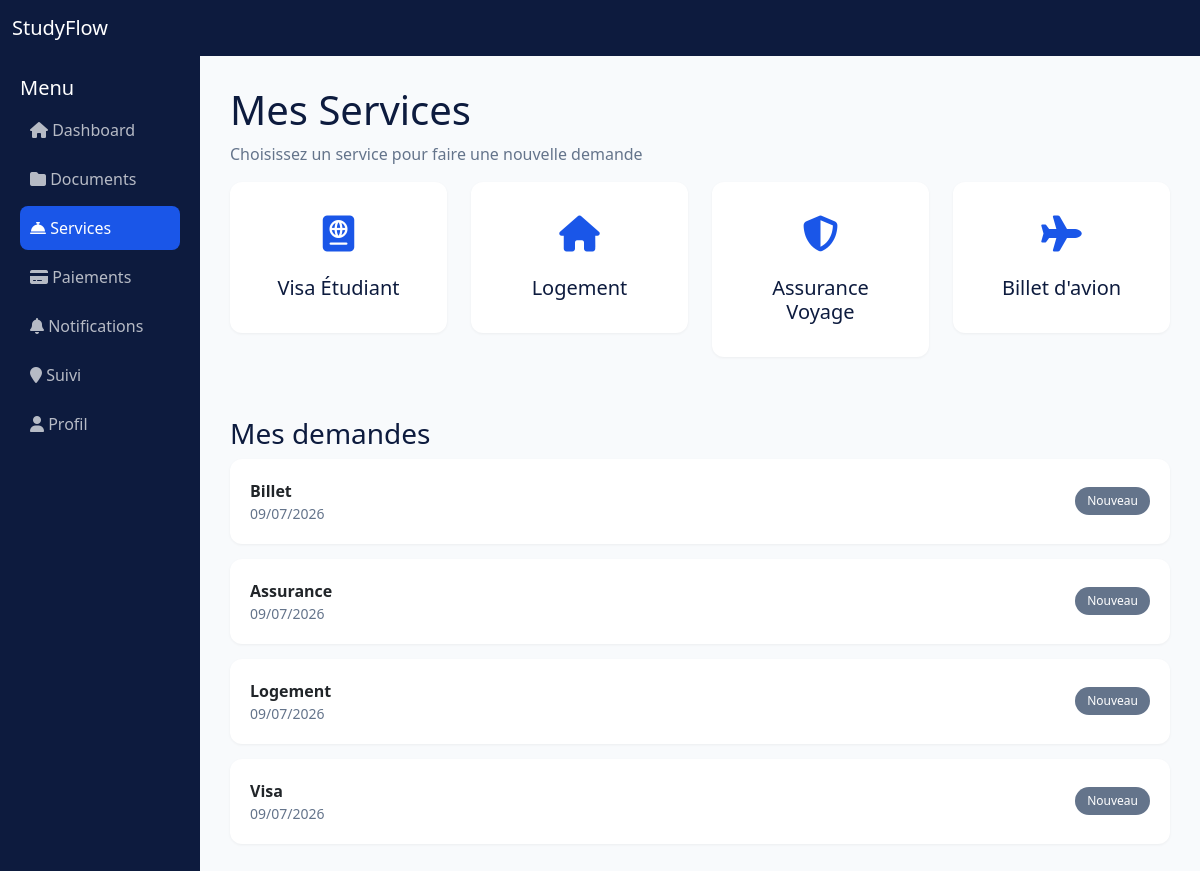
The app's page /auth/services (signed in), older data.
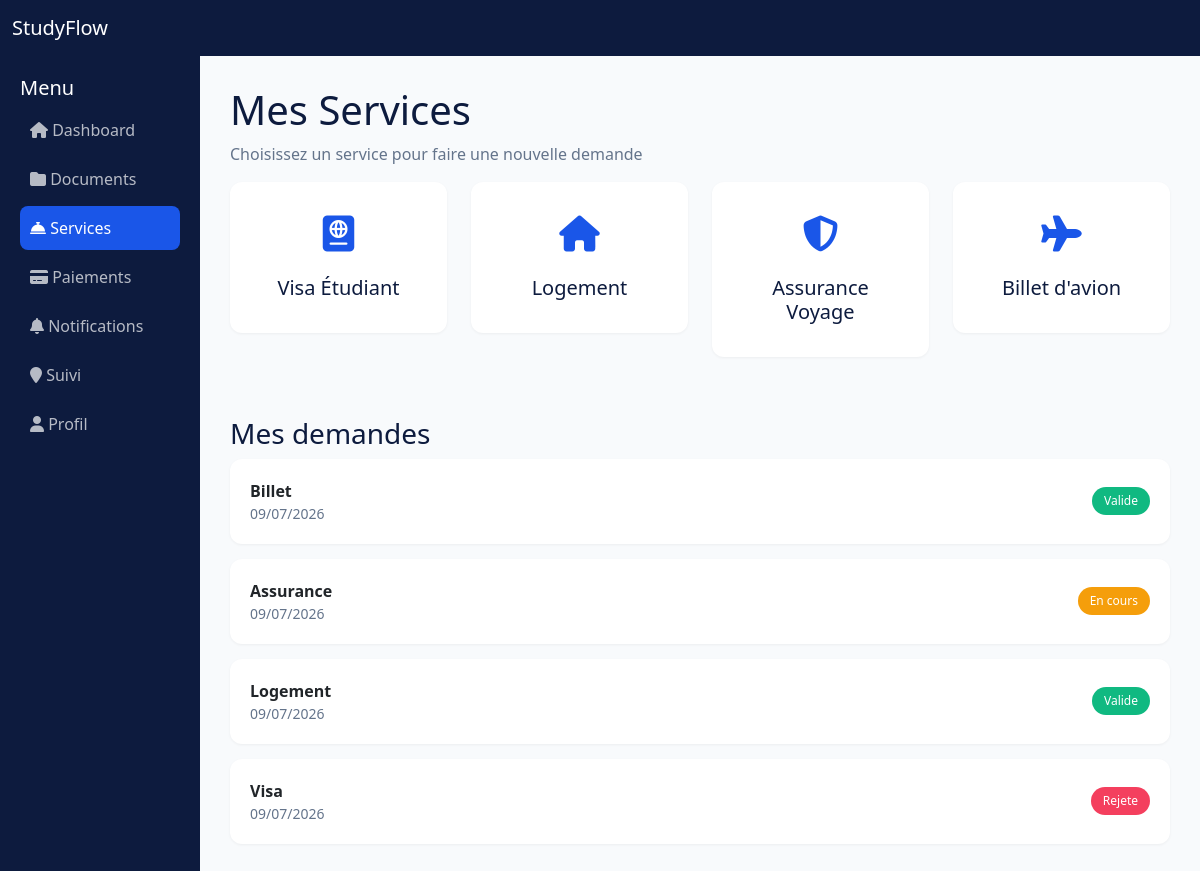
The same page, newer data.
### models/user.py (models this page shows)
class ServiceRequest(db.Model):
    __tablename__ = 'service_requests'
    id = db.Column(db.Integer, primary_key=True)
    student_id = db.Column(db.Integer, db.ForeignKey('student_profiles.id'), nullable=False)
    service_type = db.Column(db.String(50), nullable=False)  # visa, logement, assurance, billet, avi
    status = db.Column(db.String(20), default='nouveau')  # nouveau, en_cours, valide, rejete
    details = db.Column(db.Text)
    created_at = db.Column(db.DateTime, default=datetime.utcnow)
    updated_at = db.Column(db.DateTime, default=datetime.utcnow, onupdate=datetime.utcnow)
    student = db.relationship('StudentProfile', backref='service_requests')

### routes/auth.py (the view)
@auth_bp.route('/services')
@login_required
def services():
    profile = get_profile()
    requests = ServiceRequest.query.filter_by(student_id=profile.id).order_by(ServiceRequest.created_at.desc()).all()
    return render_template('student/services.html', requests=requests)

### routes/auth.py (called while the page is built)
def get_profile():
    return StudentProfile.query.filter_by(user_id=current_user.id).first()

### templates/student/services.html (shortened to what the changed rows need)
<!DOCTYPE html>
<html lang="fr">
<head>
    <link href="https://cdn.jsdelivr.net/npm/bootstrap@5.3.2/dist/css/bootstrap.min.css" rel="stylesheet">
    <link href="https://cdnjs.cloudflare.com/ajax/libs/font-awesome/6.5.0/css/all.min.css" rel="stylesheet">
</head>
<body>
    <div class="container-fluid">
        <div class="row">
            <div class="col-md-10 main-content">
                <h1 style="color: #0D1B3E;">Mes Services</h1>
                {% if requests %}
                    {% for req in requests %}
                    <div class="request-card">
                        <div>
                            <strong>{{ req.service_type|capitalize }}</strong>
                            <div style="color: #64748B; font-size: 14px;">{{ req.created_at.strftime('%d/%m/%Y') }}</div>
                        </div>
                        <span class="badge-{{ req.status }}">{{ req.status|replace('_', ' ')|capitalize }}</span>
                    </div>
                    {% endfor %}
                {% else %}
                    <p style="color: #64748B;">Aucune demande pour le moment.</p>
                {% endif %}
            </div>
        </div>
    </div>
</body>
</html>

Row changes from the older to the newer data that the page shows:
changed ServiceRequest "Billet": status "Nouveau" → "Valide"
changed ServiceRequest "Assurance": status "Nouveau" → "En cours"
changed ServiceRequest "Logement": status "Nouveau" → "Valide"
changed ServiceRequest "Visa": status "Nouveau" → "Rejete"
